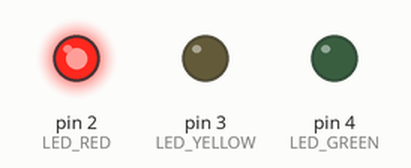
The sketch below on a simulated Arduino Uno, built with avr-gcc and run on an emulated ATmega328P. Parts: output pins drawn as LEDs (lit = HIGH).

Above: at 1.5 s.
At 4.0 s:
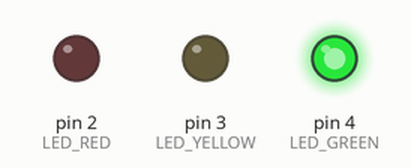
At 5.7 s:
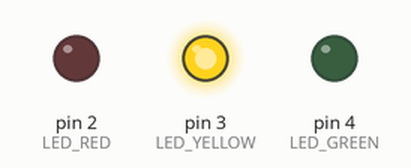
Timing chart, 0 to 8.5 s (numbered marks = the images above):
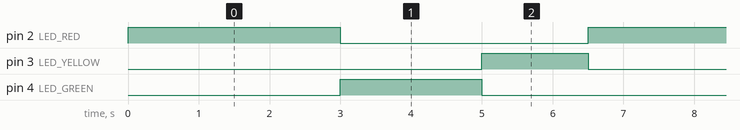

Measured:
- by itself, pin 2 (LED_RED): alternates HIGH for 3.0 s and LOW for 3.5 s
- by itself, pin 3 (LED_YELLOW): alternates HIGH for 1.5 s and LOW for 5.0 s
- by itself, pin 4 (LED_GREEN): alternates HIGH for 2.0 s and LOW for 4.5 s

The sketch:

simple_traffic_lights1.ino
```cpp
/*
  Demo of a traffic light (3 leds) plus 1 button,

  The leds are light are connected to three pins:
    pin 2 -> Red
    pin 3 -> Yellow
    pin 4 -> Green
  green waits 2 seconds, yellow waits 1.5 seconds and red waits 3 seconds.
  The button is useles: one challenge is to change the light pattern
  to yellow on, yellow off when the button is pressed, and come back
  to the regular pattern when the button is pressed again -> it looks
  simple but it's not.
*/

#define LED_RED 2       // three consecutive digital outputs to connect Red,
#define LED_YELLOW 3    // Yellow and
#define LED_GREEN 4     // Green light
#define BUTT_IN  8      // the digital pin the button is connected to (unused)


// the setup function runs once when you press reset or power the board
void setup()
{                           // initialize input / output of the pins.
  pinMode(LED_RED, OUTPUT);
  pinMode(LED_YELLOW, OUTPUT);
  pinMode(LED_GREEN, OUTPUT);
  pinMode(BUTT_IN, INPUT);
  digitalWrite(LED_RED, LOW);	// leds initially off
  digitalWrite(LED_YELLOW, LOW);
  digitalWrite(LED_GREEN, LOW);
}

/*
// typical loop function for controling a simple traffic light circuit
void loop()
{
  digitalWrite(LED_GREEN, HIGH);	// show green
  delay(2000);						// wait for 2 secs.
  digitalWrite(LED_GREEN, LOW);

  digitalWrite(LED_YELLOW, HIGH);	// show yellow
  delay(1500);						// wait for 1.5 secs.
  digitalWrite(LED_YELLOW, LOW);

  digitalWrite(LED_RED, HIGH);		// show red
  delay(3000);						// wait for 3 secs.
  digitalWrite(LED_RED, LOW);
}
*/

// improved loop function for calling the update_lights() support function
void loop()
{
  update_lights(1);					// show red
  delay(3000);						// wait for 3 secs.

  update_lights(4);					// show green
  delay(2000);						// wait for 2 secs.

  update_lights(2);					// show yellow
  delay(1500);						// wait for 1.5 secs.
}


// update_lights(): support function for turning on or off the digital pins
// that control the traffic lights, assuming the pin numbering is sequential,
// starting with the red light pin (coded in the LED_RED symbol).
// Parameters:
//	bincode: a three-bit number to code the state of each light;
//		bit 0 -> red light
//		bit 1 -> yellow light
//		bit 2 -> green light
void update_lights(short bincode)
{
  short i;

  for (i = 0; i < 3; i++)             // assuming there are only three bits
  {
    if (bincode & (1 << i))           // check the status of the current bit
      digitalWrite(LED_RED + i, HIGH);  // update light status
    else
      digitalWrite(LED_RED + i, LOW);
  }
}
```
